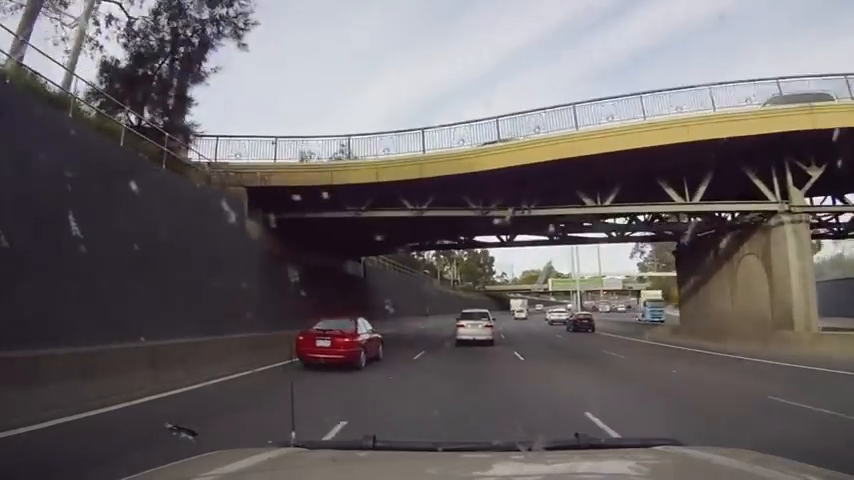
#> input picture frame 15 of videoData/test01.mp4, 854 x 480 px
$ jupyter execute Untitled.ipynb
#> lines starting #> are read from the running program, lines starting #| are printed output that depends on the picture
[cell 1]
import cv2

def nothing(x):
    pass

cap = cv2.VideoCapture('videoData/test01.mp4')
fourcc = cv2.VideoWriter_fourcc(*'H264') # For fourcc visit fourcc.org
cap_size = (int(cap.get(3)),int(cap.get(4)))
out = cv2.VideoWriter('outputs/edges_india_output.avi',fourcc,20,cap_size,False)

# Infinite loop until we hit the escape key on keyboard
while(1):
    ret, frame = cap.read()
#> frame is the input picture: shape (480, 854, 3); mean B, G, R 102.1, 100.2, 106.1
    # get current positions of four trackbars
    lower = 70
    upper = 220
    edges = cv2.Canny(frame, lower, upper)
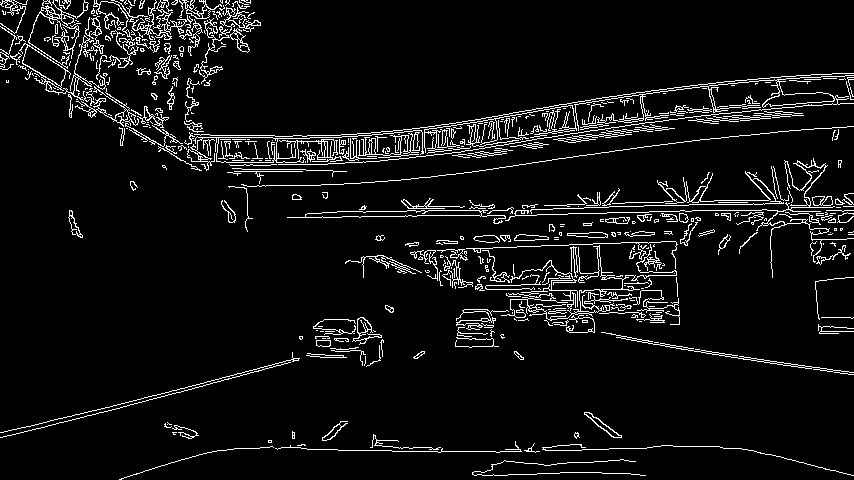
#> edges: shape (480, 854); 6.5% white in thin lines or dots

    # display images
    cv2.imshow('edges',edges)
    out.write(edges)
    k = cv2.waitKey(1) & 0xFF
#> (key q is pressed here)
    if k == 27:   # hit escape to quit
        break

cap.release()
out.release()
cv2.destroyAllWindows()

[cell 2]
cap = cv2.VideoCapture('videoData/test01.mp4')
fourcc = cv2.VideoWriter_fourcc('m', 'p', '4', 'v') #'m', 'p', '4', 'v'
out = cv2.VideoWriter('OUTPUTS/output_vid.avi',fourcc, 30.0,(int(cap.get(3)),int(cap.get(4))),False)

while(cap.isOpened()):
    ret, frame = cap.read()
    frame = cv2.cvtColor(frame, cv2.COLOR_BGR2GRAY)
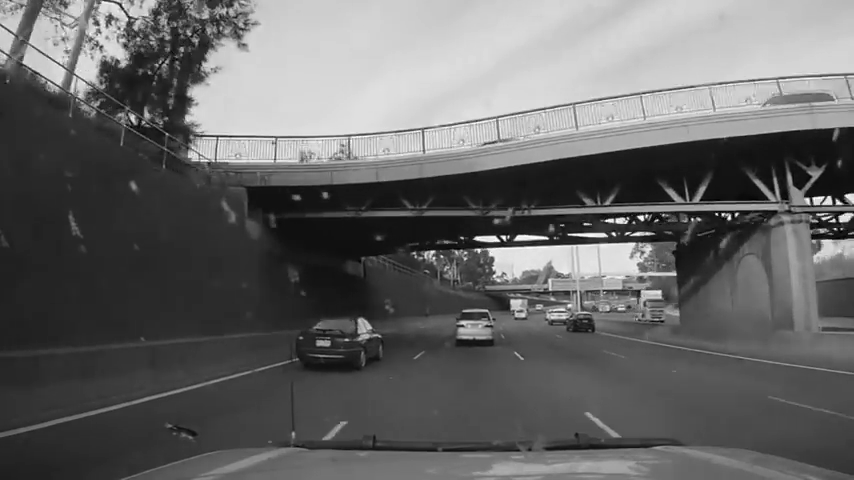
#> frame: shape (480, 854); min 0, max 255, mean 102.2
    #edge detection job here
    edges = cv2.Canny(frame, 150, 220)
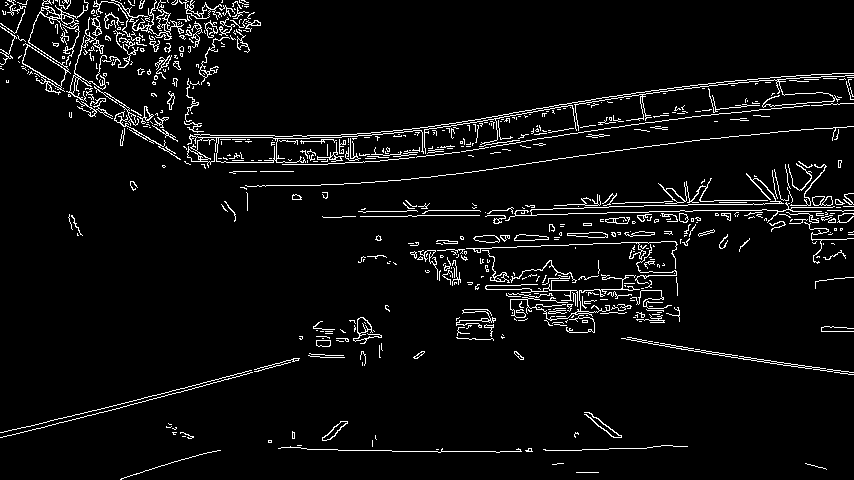
#> edges: shape (480, 854); 5% white in thin lines or dots
    out.write(edges)
    if ret==True:
        cv2.imshow('frame',edges)
        if cv2.waitKey(1) & 0xFF == ord('q'):
#> (key q is pressed here)
            break
    else:
        break


# Release everything if job is finished
cap.release()
out.release()
cv2.destroyAllWindows()

$ run again, starting later in the video
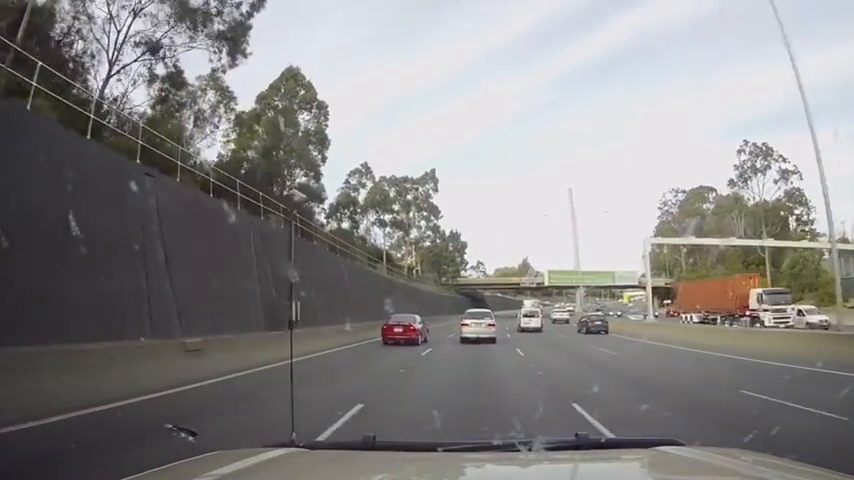
#> input picture frame 68 of videoData/test01.mp4, 854 x 480 px
#> frame is the input picture: shape (480, 854, 3); mean B, G, R 135.4, 135.5, 137.1
#> `edges = cv2.Canny(frame, lower, upper)`:
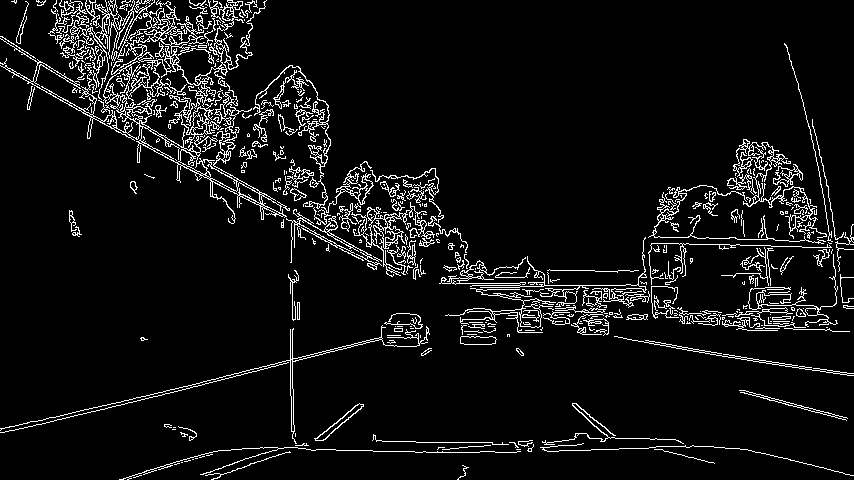
#> edges: shape (480, 854); 6.8% white in thin lines or dots
#> frame: shape (480, 854)
#> `edges = cv2.Canny(frame, 150, 220)`:
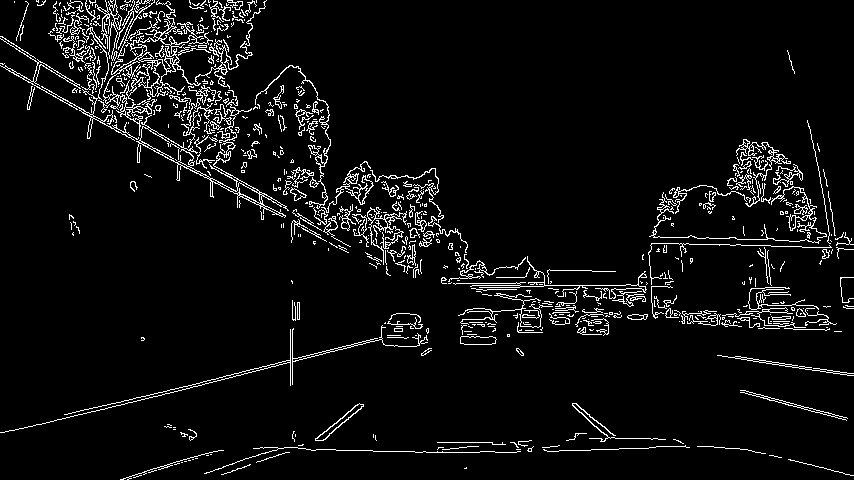
#> edges: shape (480, 854); 5.5% white in thin lines or dots

$ run again, starting later in the video
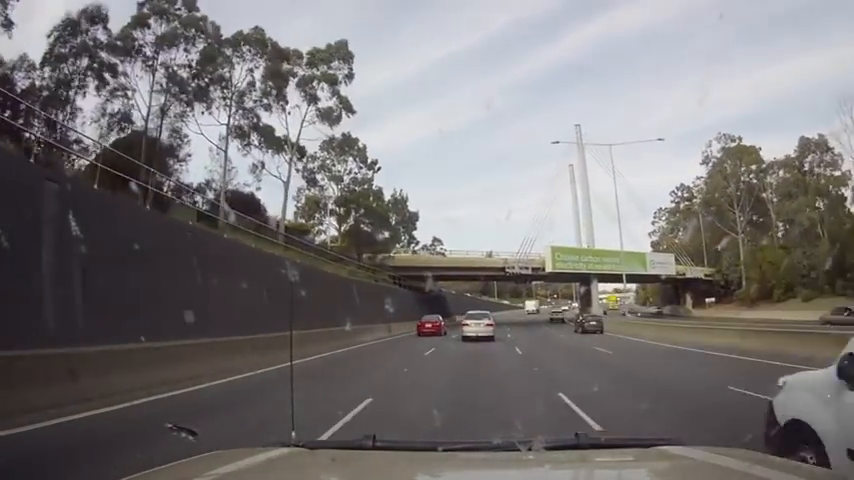
#> input picture frame 122 of videoData/test01.mp4, 854 x 480 px
#> frame is the input picture: shape (480, 854, 3); mean B, G, R 118.7, 118, 121.3
#> `edges = cv2.Canny(frame, lower, upper)`:
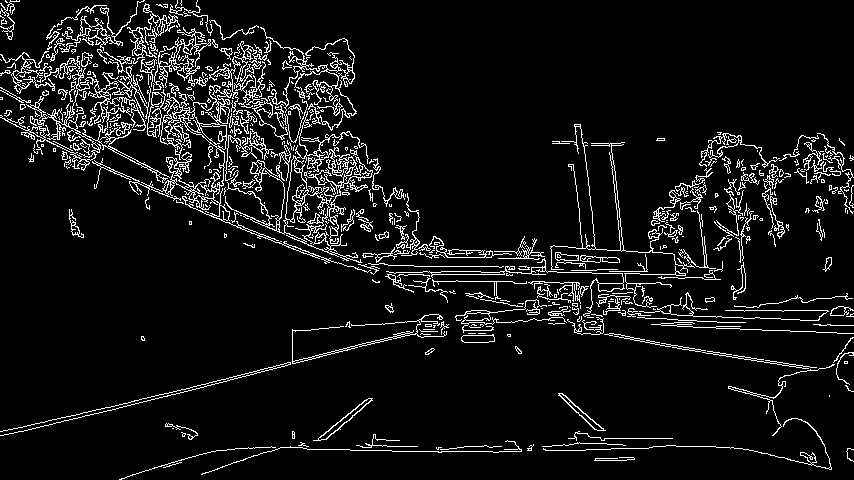
#> edges: shape (480, 854); 7.5% white in thin lines or dots
#> frame: shape (480, 854)
#> `edges = cv2.Canny(frame, 150, 220)`:
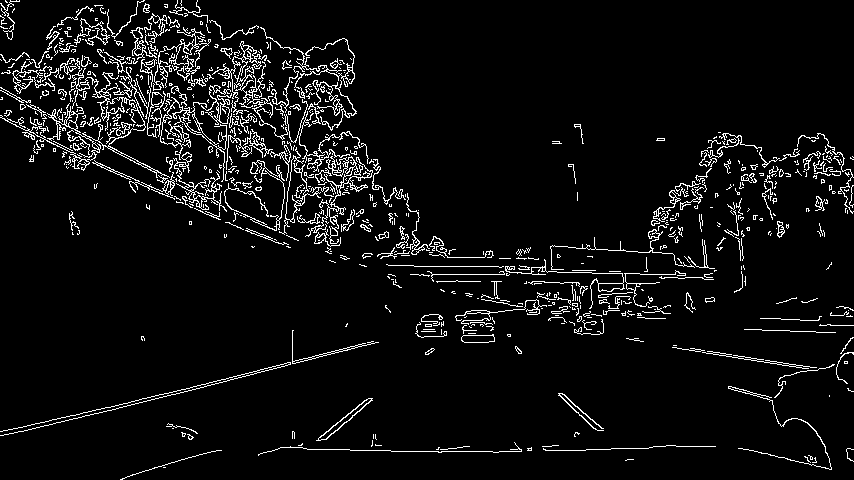
#> edges: shape (480, 854); 5.8% white in thin lines or dots
